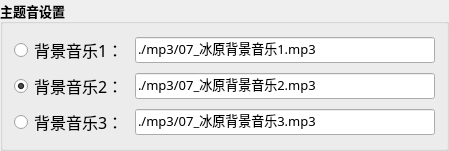
              <widget class="QGroupBox" name="groupBox_26">
               <property name="minimumSize">
                <size>
                 <width>0</width>
                 <height>0</height>
                </size>
               </property>
               <property name="maximumSize">
                <size>
                 <width>600</width>
                 <height>150</height>
                </size>
               </property>
               <property name="font">
                <font>
                 <family>微软雅黑</family>
                 <pointsize>10</pointsize>
                 <bold>true</bold>
                </font>
               </property>
               <property name="title">
                <string>主题音设置</string>
               </property>
               <layout class="QGridLayout" name="gridLayout_53">
                <item row="4" column="1" colspan="2">
                 <widget class="QLineEdit" name="lineEdit_music_3">
                  <property name="minimumSize">
                   <size>
                    <width>300</width>
                    <height>0</height>
                   </size>
                  </property>
                  <property name="font">
                   <font>
                    <family>微软雅黑</family>
                    <pointsize>10</pointsize>
                    <bold>false</bold>
                   </font>
                  </property>
                  <property name="toolTip">
                   <string/>
                  </property>
                  <property name="text">
                   <string>./mp3/07_冰原背景音乐3.mp3</string>
                  </property>
                  <property name="readOnly">
                   <bool>false</bool>
                  </property>
                 </widget>
                </item>
                <item row="3" column="0">
                 <widget class="QRadioButton" name="radioButton_music_background_2">
                  <property name="font">
                   <font>
                    <family>微软雅黑</family>
                    <pointsize>12</pointsize>
                    <bold>false</bold>
                   </font>
                  </property>
                  <property name="text">
                   <string>背景音乐2：</string>
                  </property>
                  <property name="checked">
                   <bool>true</bool>
                  </property>
                 </widget>
                </item>
                <item row="3" column="1" colspan="2">
                 <widget class="QLineEdit" name="lineEdit_music_2">
                  <property name="minimumSize">
                   <size>
                    <width>300</width>
                    <height>0</height>
                   </size>
                  </property>
                  <property name="font">
                   <font>
                    <family>微软雅黑</family>
                    <pointsize>10</pointsize>
                    <bold>false</bold>
                   </font>
                  </property>
                  <property name="toolTip">
                   <string/>
                  </property>
                  <property name="text">
                   <string>./mp3/07_冰原背景音乐2.mp3</string>
                  </property>
                  <property name="readOnly">
                   <bool>false</bool>
                  </property>
                 </widget>
                </item>
                <item row="2" column="0">
                 <widget class="QRadioButton" name="radioButton_music_background_1">
                  <property name="font">
                   <font>
                    <family>微软雅黑</family>
                    <pointsize>12</pointsize>
                    <bold>false</bold>
                   </font>
                  </property>
                  <property name="text">
                   <string>背景音乐1：</string>
                  </property>
                 </widget>
                </item>
                <item row="2" column="1" colspan="2">
                 <widget class="QLineEdit" name="lineEdit_music_1">
                  <property name="minimumSize">
                   <size>
                    <width>300</width>
                    <height>0</height>
                   </size>
                  </property>
                  <property name="font">
                   <font>
                    <family>微软雅黑</family>
                    <pointsize>10</pointsize>
                    <bold>false</bold>
                   </font>
                  </property>
                  <property name="toolTip">
                   <string/>
                  </property>
                  <property name="text">
                   <string>./mp3/07_冰原背景音乐1.mp3</string>
                  </property>
                  <property name="readOnly">
                   <bool>false</bool>
                  </property>
                 </widget>
                </item>
                <item row="4" column="0">
                 <widget class="QRadioButton" name="radioButton_music_background_3">
                  <property name="font">
                   <font>
                    <family>微软雅黑</family>
                    <pointsize>12</pointsize>
                    <bold>false</bold>
                   </font>
                  </property>
                  <property name="text">
                   <string>背景音乐3：</string>
                  </property>
                 </widget>
                </item>
               </layout>
              </widget>
